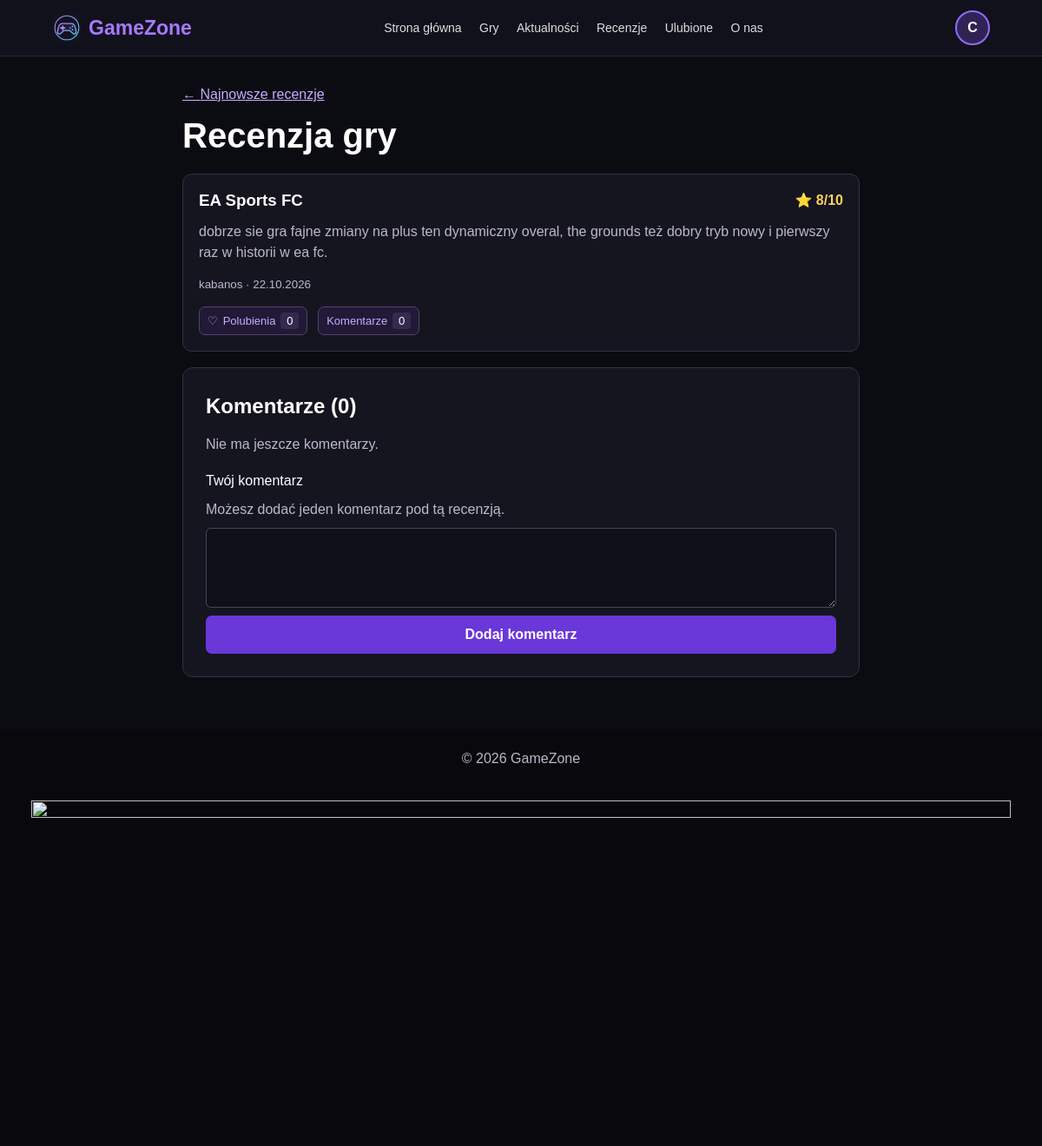
Page /php/review.php?id=5 (signed in) on the committed database.
### tables this page shows
CREATE TABLE `users` (
  `id` int(11) NOT NULL,
  `username` varchar(50) NOT NULL,
  `email` varchar(190) NOT NULL,
  `password` varchar(255) NOT NULL DEFAULT '',
  `created_at` timestamp NOT NULL DEFAULT current_timestamp(),
  `avatar_path` varchar(255) DEFAULT NULL
);

CREATE TABLE `reviews` (
  `id` int(11) NOT NULL,
  `game_id` int(11) NOT NULL,
  `author` varchar(100) NOT NULL,
  `user_id` int(11) NOT NULL,
  `content` text NOT NULL,
  `rating` decimal(3,1) NOT NULL,
  `created_at` timestamp NOT NULL DEFAULT current_timestamp()
);

CREATE TABLE `games` (
  `id` int(11) NOT NULL,
  `category_id` int(11) NOT NULL,
  `name` varchar(150) NOT NULL,
  `description` text NOT NULL,
  `image` varchar(500) DEFAULT NULL,
  `rating` decimal(3,1) DEFAULT 0.0,
  `created_at` timestamp NOT NULL DEFAULT current_timestamp()
);

### php/reviews.php (called while the page is built, shortened)
<?php
function reviewInteractionsAvailable(): bool
{
    static $available = null;
    if ($available === null) {
        $tables = getRow("SELECT COUNT(*) AS total FROM information_schema.TABLES
                          WHERE TABLE_SCHEMA = DATABASE()
                            AND TABLE_NAME IN ('review_likes', 'review_comments')");
        $available = (int) ($tables['total'] ?? 0) === 2;
    }
    return $available;
}
function fetchReviews(int $viewer, ?int $author = null, ?int $reviewId = null): array
{
    $interactions = reviewInteractionsAvailable();
    $counts = $interactions
        ? '(SELECT COUNT(*) FROM review_likes AS l WHERE l.review_id = r.id) AS like_count,
           (SELECT COUNT(*) FROM review_comments AS c WHERE c.review_id = r.id) AS comment_count,
           (mine.user_id IS NOT NULL) AS liked'
        : '0 AS like_count, 0 AS comment_count, 0 AS liked';
    $query = 'SELECT r.id, r.game_id, r.user_id, r.author, r.rating, r.content, r.created_at,
                     g.name AS game_name, ' . $counts . '
              FROM reviews AS r
              JOIN games AS g ON g.id = r.game_id';
    $where = [];
    $params = [];
    if ($interactions) {
        $query .= ' LEFT JOIN review_likes AS mine ON mine.review_id = r.id AND mine.user_id = ?';
        $params[] = $viewer;
    }
    if ($reviewId !== null) {
        $where[] = 'r.id = ?';
        $params[] = $reviewId;
    }
    if ($where) $query .= ' WHERE ' . implode(' AND ', $where);
    return getRows($query . ' ORDER BY r.created_at DESC, r.id DESC', $params);
}
function reviewPageUrl(int $id, string $from, array $params = [], string $fragment = ''): string
{
    return 'review.php?' . http_build_query(['id' => $id] + ($from === 'profile' ? ['from' => 'profile'] : []) + $params) . $fragment;
}
    ?>

### php/footer-ads.php (called while the page is built, shortened)
<?php
function nextFooterAd(array $rows, ?string $previousUrl): ?array
{
    $ads = [];
    foreach ($rows as $row) {
        $url = trim((string) $row['target_url']);
        $scheme = strtolower((string) parse_url($url, PHP_URL_SCHEME));
        if (!isset($ads[$url])) {
            $row['target_url'] = $url;
            $ads[$url] = $row;
        }
    }
    $urls = array_keys($ads);
    $last = array_search($previousUrl, $urls, true);
    $next = $last === false ? 0 : ($last + 1) % count($urls);
    return $ads[$urls[$next]];
}
function footerAdForPage(): ?array
{
    $pdo = connection(false);
    try {
        $rows = $pdo->query(
            'SELECT id, title, target_url FROM footer_ads WHERE is_active = 1 ' .
            'AND OCTET_LENGTH(image_data) BETWEEN 1 AND ' . FOOTER_AD_MAX_IMAGE_BYTES . ' ORDER BY id ASC'
        )->fetchAll();
    } catch (PDOException $error) {
        if ((string) $error->getCode() !== '42S02') {
            error_log('GameZone footer ad query: ' . $error->getCode());
        }
        return null;
    }
    $previous = $_SESSION['gz_footer_ad_previous_url'] ?? null;
    $ad = nextFooterAd($rows, is_string($previous) ? $previous : null);
    return $ad;
}

### php/layout.php (the view, shortened to what this page needs)
<?php
require_once __DIR__ . '/footer-ads.php';
function pageStart(string $title, string $page, ?array $user = null): void
{
    ?>
<!doctype html>
<html lang="pl">
<head>
    <link rel="stylesheet" href="../css/style.css?v=4">
    <link rel="stylesheet" href="../css/footer-ad.css?v=gif6">
</head>
<body>
<header class="site-header">
    <a class="logo" href="index.php"><img src="../assets/logo.svg" alt="" width="34" height="34">GameZone</a>
    <?php if ($user): ?>
    <nav aria-label="Menu główne">
        <a href="index.php">Strona główna</a>
        <a href="index.php#games">Gry</a>
        <a href="news.php"<?= $page === 'news' ? ' aria-current="page"' : '' ?>>Aktualności</a>
        <a href="index.php#reviews">Recenzje</a>
        <a href="index.php#favorites">Ulubione</a>
        <a href="index.php#about">O nas</a>
    </nav>
    <div class="header-actions">
        <a class="avatar avatar-link" href="profile.php" aria-label="Mój profil" title="Mój profil"<?= $page === 'profile' ? ' aria-current="page"' : '' ?>>
            <?php avatarMarkup($user); ?>
        </a>
    </div>
    <?php endif; ?>
</header>
    <?php
}
function pageEnd(): void
{
    $ad = footerAdForPage();
    ?>
<footer>© <?= h(date('Y')) ?> GameZone</footer>
<?php if ($ad !== null): ?>
<aside class="gz-footer-ad" aria-label="Reklama">
    <a class="gz-footer-ad__link" href="<?= h($ad['target_url']) ?>">
        <img class="gz-footer-ad__image" src="<?= h('footer-ad-image.php?id=' . $ad['id']) ?>"
             alt="" width="128" height="64" loading="lazy" decoding="async">
    </a>
</aside>
<?php endif; ?>
</body>
</html>
    <?php
}
function reviewCard(array $review, int $viewer, string $from, bool $standalone = false): void
{
    $id = (int) $review['id'];
    $liked = (bool) $review['liked'];
    ?>
    <article class="review review-interactive" id="review-<?= h($id) ?>">
        <div class="game-top">
            <h3><?= h($review['game_name']) ?></h3>
            <strong class="rating">⭐ <?= h(formatRating((float) $review['rating'])) ?></strong>
        </div>
        <p><?= h($review['content']) ?></p>
        <small><?= isset($review['author']) ? h($review['author']) . ' · ' : '' ?><?= h(displayDate($review['created_at'])) ?></small>
        <?php if (reviewInteractionsAvailable()): ?>
        <div class="review-actions">
            <form method="post" action="review-actions.php" data-live-action="like">
                <button type="submit" class="review-button<?= $liked ? ' is-liked' : '' ?>" aria-pressed="<?= $liked ? 'true' : 'false' ?>">
                    <span data-like-icon aria-hidden="true"><?= $liked ? '♥' : '♡' ?></span> Polubienia <span class="review-count"><?= h($review['like_count']) ?></span>
                </button>
            </form>
            <a class="review-button" href="<?= h(reviewPageUrl($id, $from, [], '#comments')) ?>">Komentarze <span class="review-count"><?= h($review['comment_count']) ?></span></a>
        </div>
        <?php endif; ?>
    </article>
    <?php
}
    ?>

### php/bootstrap.php (shortened to what this page needs)
<?php
function connection(bool $open = true): ?PDO
{
    static $pdo;
    if ($pdo instanceof PDO) return $pdo;
    $config = require __DIR__ . '/config.php';
    try {
        $pdo = new PDO(
            'mysql:host=' . $config['host'] . ';port=' . $config['port'] . ';dbname=' . $config['database'] . ';charset=utf8mb4',
            $config['username'],
            $config['password'],
            [PDO::ATTR_ERRMODE => PDO::ERRMODE_EXCEPTION, PDO::ATTR_DEFAULT_FETCH_MODE => PDO::FETCH_ASSOC, PDO::ATTR_EMULATE_PREPARES => false]
        );
    } catch (PDOException $error) {
        error_log('GameZone database connection error: ' . $error->getCode());
        http_response_code(503);
        exit('Nie udało się połączyć z bazą GameZone. Sprawdź, czy MySQL działa i czy dane w config.php są poprawne.');
    }
    return $pdo;
}
function db(): PDO
{
    return connection();
}
function getRows(string $query, array $params = []): array
{
    $statement = db()->prepare($query);
    $statement->execute($params);
    return $statement->fetchAll();
}
function getRow(string $query, array $params = []): ?array
{
    $statement = db()->prepare($query);
    $statement->execute($params);
    $result = $statement->fetch();
    return $result === false ? null : $result;
}
function h($value): string
{
    return htmlspecialchars((string) $value, ENT_QUOTES | ENT_SUBSTITUTE, 'UTF-8');
}
function signedInUser(): array
{
    $user = getRow('SELECT id, username, email, created_at, avatar_path FROM users WHERE id = ?', [(int) $_SESSION['user_id']]);
    return $user;
}
function initial(string $name): string
{
    $first = preg_match('/^./us', trim($name), $part) ? $part[0] : 'G';
    if (function_exists('mb_strtoupper')) return mb_strtoupper($first, 'UTF-8');
    return strtoupper(strtr($first, ['ą'=>'Ą','ć'=>'Ć','ę'=>'Ę','ł'=>'Ł','ń'=>'Ń','ó'=>'Ó','ś'=>'Ś','ź'=>'Ź','ż'=>'Ż']));
}
function avatarMarkup(array $user): void
{
    echo '<span class="avatar-initial" aria-hidden="true">' . h(initial($user['username'])) . '</span>';
}
function formatRating(float $rating): string
{
    return rtrim(rtrim(number_format($rating, 1, '.', ''), '0'), '.') . '/10';
}
function displayDate(string $value): string
{
    $stamp = strtotime($value);
    return $stamp === false ? $value : date('d.m.Y', $stamp);
}

### css/style.css (style rules this page uses)
:root { color-scheme: dark; --background: #0b0b12; --surface: #151520; --muted: #bcb8cc; --purple: #7c3df4; --pale: #c8adff; --line: #343044; }
* { box-sizing: border-box; }
html { scroll-behavior: smooth; }
body { margin: 0; color: #fff; background: var(--background); font: 16px/1.5 Arial, Helvetica, sans-serif; }
h1, h2, h3, p { margin: 0; }
h3 { line-height: 1.25; }
a { color: var(--pale); }
button, input, select, textarea { font: inherit; }
button { cursor: pointer; }
.site-header { position: sticky; top: 0; z-index: 10; display: flex; align-items: center; justify-content: space-between; gap: 16px; background: #11111c; border-bottom: 1px solid #282438; padding: 12px 5%; min-height: 64px; }
.logo { display: flex; align-items: center; gap: 8px; white-space: nowrap; color: #a779ff; font-size: 23px; font-weight: bold; text-decoration: none; }
.site-header nav { display: flex; flex-wrap: wrap; justify-content: center; gap: 8px clamp(12px, 1.7vw, 24px); }
.site-header nav a { text-decoration: none; color: #ddd; font-size: 14px; }
.header-actions { display: flex; align-items: center; gap: 12px; min-width: 0; }
.avatar { display: grid; flex: none; place-items: center; position: relative; overflow: hidden; width: 40px; height: 40px; border: 2px solid #936aff; border-radius: 50%; background: #302354; color: #fff; font-weight: bold; }
.avatar-link { text-decoration: none; }
.game-card, .review { min-width: 0; border: 1px solid var(--line); border-radius: 11px; overflow: hidden; background: var(--surface); }
.game-info, .review { padding: 18px; }
.game-info p, .review p { color: var(--muted); margin-bottom: 12px; overflow-wrap: anywhere; }
.review p { margin-top: 12px; white-space: pre-wrap; }
.review small { color: var(--muted); }
.game-top { display: flex; align-items: center; justify-content: space-between; gap: 10px; }
.game-top h3 { overflow-wrap: anywhere; }
.rating { color: #ffd35b; white-space: nowrap; }
footer { padding: 22px; text-align: center; color: var(--muted); background: #08080d; }
.review-interactive { scroll-margin-top: 140px; }
.review-actions, .review-owner-actions { display: flex; flex-wrap: wrap; align-items: center; gap: 8px 12px; margin-top: 14px; }
.review-actions form, .review-comments form { margin: 0; }
.review-button { display: inline-flex; align-items: center; gap: 6px; padding: 6px 9px; border: 1px solid #51436d; border-radius: 7px; background: #211936; color: var(--pale); font-size: 13px; text-decoration: none; }
.review-count { min-width: 1.6em; padding: 0 .3em; text-align: center; border-radius: 4px; background: #362950; color: #fff; font-variant-numeric: tabular-nums; }

### css/footer-ad.css (style rules this page uses)
.gz-footer-ad { padding: 0.875rem 3% 1.375rem; background: #08080d; }
.gz-footer-ad__link { position: relative; display: block; max-width: 1280px; margin-inline: auto; border-radius: 0.6rem; text-decoration: none; }
.gz-footer-ad__link > .gz-footer-ad__image { display: block; width: 100%; height: auto; aspect-ratio: 3 / 1; object-fit: contain; object-position: center; }

### rows in the picture
users: username "C"
reviews: game.name "EA Sports FC", rating "8/10", content "dobrze sie gra fajne zmiany na plus ten dynamiczny overal, the grounds też dobry tryb nowy i pierwszy raz w historii w ea fc.", author "kabanos", created_at "22.10.2026"

### other values in the picture
$review['like_count'] "0"
$review['comment_count'] "0"
count($comments) "0"
